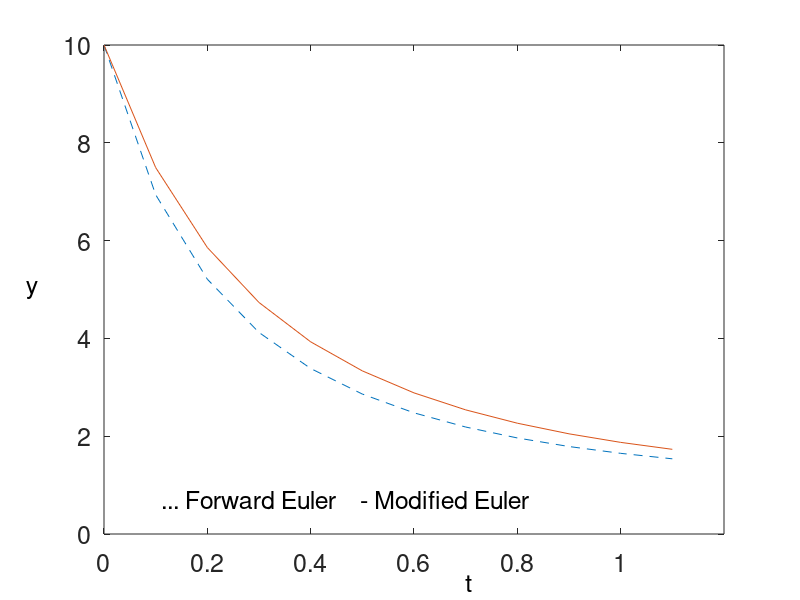

MATLAB code to generate this figure:
% f10_3 same as L10_2
% Copyright S. Nakamura, 1995
figure(1)
set(gcf,'NumberTitle','off','Name','Figure 10.3; List 10.2')

clear, clf
%===== Forward Euler
yf(1) = 10;  t(1) = 0;  h = 0.1; n=1;
while t(n)<1
   n = n+1; t(n) = t(n-1) + h;
   yf(n) = yf(n-1) +  h*( -yf(n-1)^1.5 + 1);
end
%==== Modifed Euler
ym(1) = 10;  t(1) = 0;  h = 0.1; n=1;
while t(n)<1
   n = n+1;  t(n) = t(n-1) + h;
   ym(n) = ym(n-1) +  h*( - ym(n-1)^1.5 + 1);
   ymb = 1e10;
   while abs(ym(n) - ymb) > 0.00001
      ymb = ym(n);
    ym(n) = ym(n-1) ...
         + 0.5*h*( -ym(n)^1.5 - ym(n-1)^1.5 + 2);
   end
end
plot(t,yf,'--', t,ym, '-')
text(0.1, 0.7, ' ... Forward Euler    - Modified Euler', 'FontSize',[18])
text(0.7, -1.0, 't', 'FontSize',[18])
text(-0.15, 5, 'y', 'FontSize',[18])
axis([0,1.2, 0,10])
set(gca, 'FontSize',[18])
%print fig10D3.ps
